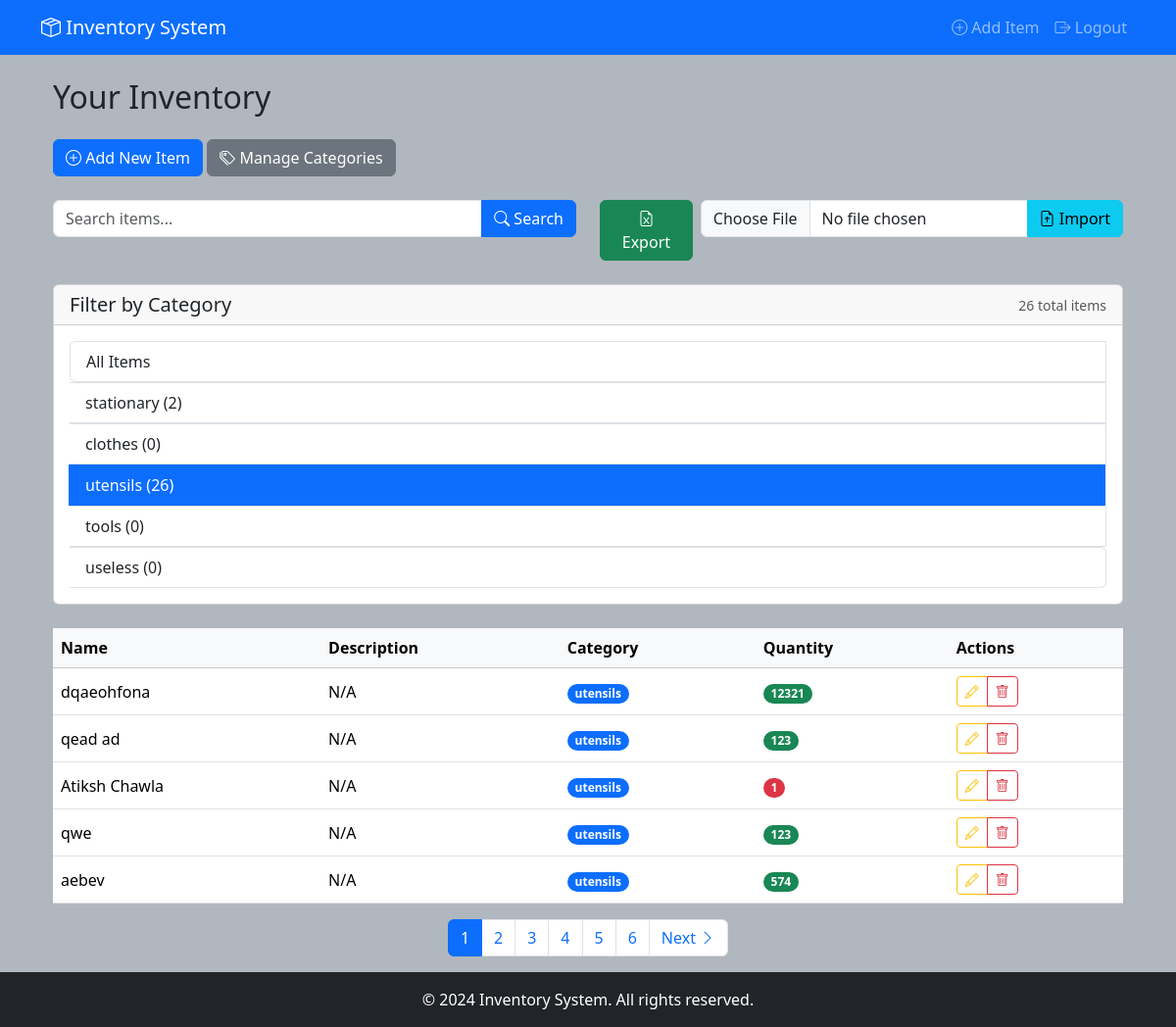
The page /dashboard?category=4 (signed in) on the database its author committed.
### models.py (models this page shows)
class Category(db.Model):
    id = db.Column(db.Integer, primary_key=True)
    name = db.Column(db.String(50), unique=True, nullable=False)
    items = db.relationship('InventoryItem', backref='item_category', lazy=True)

class InventoryItem(db.Model):
    id = db.Column(db.Integer, primary_key=True)
    name = db.Column(db.String(100), nullable=False)
    description = db.Column(db.Text)
    quantity = db.Column(db.Integer, default=0)
    user_id = db.Column(db.Integer, db.ForeignKey('user.id'), nullable=False)
    category_id = db.Column(db.Integer, db.ForeignKey('category.id') , nullable=True)

### routes.py (the view)
@routes.route('/dashboard')
@login_required
def dashboard():
    page = request.args.get('page', 1, type=int)
    category_id = request.args.get('category', type=int)
    per_page = 5  # Items per page
    query = InventoryItem.query.filter_by(user_id=current_user.id)
    if category_id:
        query = query.filter_by(category_id=category_id)
    items = query.paginate(page=page, per_page=per_page, error_out=False)
    categories = Category.query.all()
    return render_template('dashboard.html',items=items,categories=categories,selected_category=category_id, search_query=None)

### models.py (called while the page is built)
@login_manager.user_loader
def load_user(user_id):
    return User.query.get(int(user_id))

### templates/dashboard.html (shortened to what this page needs)
{% extends 'base.html' %}
{% block content %}
<div class="container">
    <h2 class="my-4">Your Inventory</h2>
    <div class="mb-4">
        <a href="{{ url_for('routes.add_item') }}" class="btn btn-primary">
            <i class="bi bi-plus-circle"></i> Add New Item
        </a>
        <a href="{{ url_for('routes.manage_categories') }}" class="btn btn-secondary">
            <i class="bi bi-tags"></i> Manage Categories
        </a>
    </div>
    <div class="row mb-4">
        <div class="col-md-6">
            <form action="{{ url_for('routes.search') }}" method="GET" class="mb-3">
                <div class="input-group">
                    <input type="text" name="q" class="form-control"
                           placeholder="Search items..." value="{{ search_query or '' }}">
                    <button type="submit" class="btn btn-primary">
                        <i class="bi bi-search"></i> Search
                    </button>
                </div>
            </form>
        </div>
        <div class="col-md-6">
            <div class="d-flex gap-2">
                <a href="{{ url_for('routes.export_items') }}" class="btn btn-success">
                    <i class="bi bi-file-earmark-excel"></i> Export
                </a>
                <form action="{{ url_for('routes.import_items') }}" method="POST" enctype="multipart/form-data" class="flex-grow-1">
                    <div class="input-group">
                        <input type="file" name="file" class="form-control">
                        <button type="submit" class="btn btn-info">
                            <i class="bi bi-file-earmark-arrow-up"></i> Import
                        </button>
                    </div>
                </form>
            </div>
        </div>
    </div>
    <div class="card mb-4">
        <div class="card-header d-flex justify-content-between align-items-center">
            <h5 class="mb-0">Filter by Category</h5>
            <small class="text-muted">{{ items.total }} total items</small>
        </div>
        <div class="card-body">
            <div class="list-group list-group-horizontal flex-wrap">
                <a href="{{ url_for('routes.dashboard') }}"
                   class="list-group-item list-group-item-action {% if not selected_category %}active{% endif %}">
                    All Items
                </a>
                {% for cat in categories %}
                <a href="{{ url_for('routes.dashboard', category=cat.id) }}"
                   class="list-group-item list-group-item-action {% if selected_category == cat.id %}active{% endif %}">
                    {{ cat.name }} ({{ cat.items|length }})
                </a>
                {% endfor %}
            </div>
        </div>
    </div>
    <div class="table-responsive">
        <table class="table table-hover align-middle">
            <thead class="table-light">
                <tr>
                    <th>Name</th>
                    <th>Description</th>
                    <th>Category</th>
                    <th>Quantity</th>
                    <th>Actions</th>
                </tr>
            </thead>
            <tbody>
                {% for item in items.items %}
                <tr>
                    <td>{{ item.name }}</td>
                    <td>{{ item.description|default('N/A', true) }}</td>
                    <td>
                        {% if item.item_category %}
                            <span class="badge bg-primary rounded-pill">
                                {{ item.item_category.name }}
                            </span>
                        {% else %}
                            <span class="badge bg-secondary rounded-pill">N/A</span>
                        {% endif %}
                    </td>
                    <td>
                        <span class="badge bg-{% if item.quantity < 5 %}danger{% else %}success{% endif %} rounded-pill">
                            {{ item.quantity }}
                        </span>
                    </td>
                    <td>
                        <div class="btn-group" role="group">
                            <a href="{{ url_for('routes.edit_item', id=item.id) }}"
                               class="btn btn-sm btn-outline-warning"
                               title="Edit">
                                <i class="bi bi-pencil"></i>
                            </a>
                            <a href="{{ url_for('routes.delete_item', id=item.id) }}"
                               class="btn btn-sm btn-outline-danger"
                               title="Delete"
                               onclick="return confirm('Are you sure you want to delete this item?')">
                                <i class="bi bi-trash"></i>
                            </a>
                        </div>
                    </td>
                </tr>
                {% endfor %}
            </tbody>
        </table>
    </div>
    {% if items.pages > 1 %}
    <nav aria-label="Inventory pagination">
        <ul class="pagination justify-content-center">
            {% for page_num in items.iter_pages() %}
                {% if page_num %}
                    <li class="page-item {% if page_num == items.page %}active{% endif %}">
                        <a class="page-link"
                           href="{% if search_query %}{{ url_for('routes.search', q=search_query, page=page_num) }}
                                 {% else %}{{ url_for('routes.dashboard', page=page_num, category=selected_category) }}{% endif %}">
                            {{ page_num }}
                        </a>
                    </li>
                {% else %}
                    <li class="page-item disabled">
                        <span class="page-link">...</span>
                    </li>
                {% endif %}
            {% endfor %}
            {% if items.has_next %}
            <li class="page-item">
                <a class="page-link"
                   href="{% if search_query %}{{ url_for('routes.search', q=search_query, page=items.next_num) }}
                        {% else %}{{ url_for('routes.dashboard', page=items.next_num, category=selected_category) }}{% endif %}">
                    Next <i class="bi bi-chevron-right"></i>
                </a>
            </li>
            {% endif %}
        </ul>
    </nav>
    {% endif %}
</div>
{% endblock %}

### static/css/style.css (style rules this page uses)
body { background-color: #b1b7be; }

### rows shown on the page
Category: name "stationary", items|length "2"
Category: name "clothes", items|length "0"
Category: name "utensils", items|length "26"
Category: name "tools", items|length "0"
Category: name "useless", items|length "0"
InventoryItem: name "dqaeohfona", description "N/A", item_category.name "utensils", quantity "12321"
InventoryItem: name "qead ad", description "N/A", item_category.name "utensils", quantity "123"
InventoryItem: name "Atiksh Chawla", description "N/A", item_category.name "utensils", quantity "1"
InventoryItem: name "qwe", description "N/A", item_category.name "utensils", quantity "123"
InventoryItem: name "aebev", description "N/A", item_category.name "utensils", quantity "574"

### other values the page prints
{{ items.total }} "26"
{{ page_num }} "1" "2" "3" "4" "5" "6"
